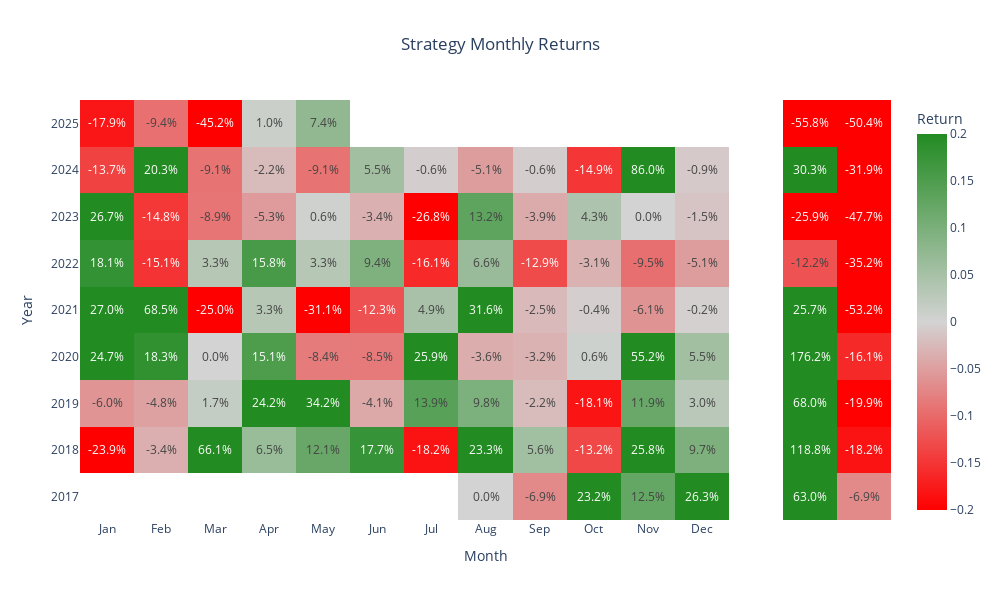

The cell this chart's notebook holds for it:
### Code cell
report.plot_monthly_returns()

### Figure 1 — Plotly figure (JSON) as saved in the notebook; plotly's stock layout.template omitted (floating-point values rounded to 4 significant figures; data arrays with more than 128 entries replaced by an {"elided": "..."} marker saying what was removed)
{"data": [{"coloraxis": "coloraxis", "hovertemplate": "Month: %{x}<br>Year: %{y}<br>Return: %{z}<extra></extra>", "name": "0", "texttemplate": "%{z:.1%}", "type": "heatmap", "x": ["Jan", "Feb", "Mar", "Apr", "May", "Jun", "Jul", "Aug", "Sep", "Oct", "Nov", "Dec", "", "Annual Return", "Max Drawdown"], "xaxis": "x", "y": ["2025", "2024", "2023", "2022", "2021", "2020", "2019", "2018", "2017"], "yaxis": "y", "z": {"elided": "9x15 float values"}}], "layout": {"coloraxis": {"cmax": 0.2, "cmin": -0.2, "colorbar": {"title": {"text": "Return"}}, "colorscale": [[0, "red"], [0.5, "lightgrey"], [1, "forestgreen"]]}, "font": {"size": 12}, "height": 600, "paper_bgcolor": "white", "plot_bgcolor": "white", "title": {"text": "Strategy Monthly Returns", "x": 0.5}, "width": 1000, "xaxis": {"anchor": "y", "domain": [0, 1], "tickmode": "array", "ticktext": ["Jan", "Feb", "Mar", "Apr", "May", "Jun", "Jul", "Aug", "Sep", "Oct", "Nov", "Dec", "", "Annual Return", "Max Drawdown"], "tickvals": [0, 1, 2, 3, 4, 5, 6, 7, 8, 9, 10, 11, 12], "title": {"text": "Month"}}, "yaxis": {"anchor": "x", "autorange": "reversed", "domain": [0, 1], "dtick": 1, "tickmode": "linear", "title": {"text": "Year"}}}}
